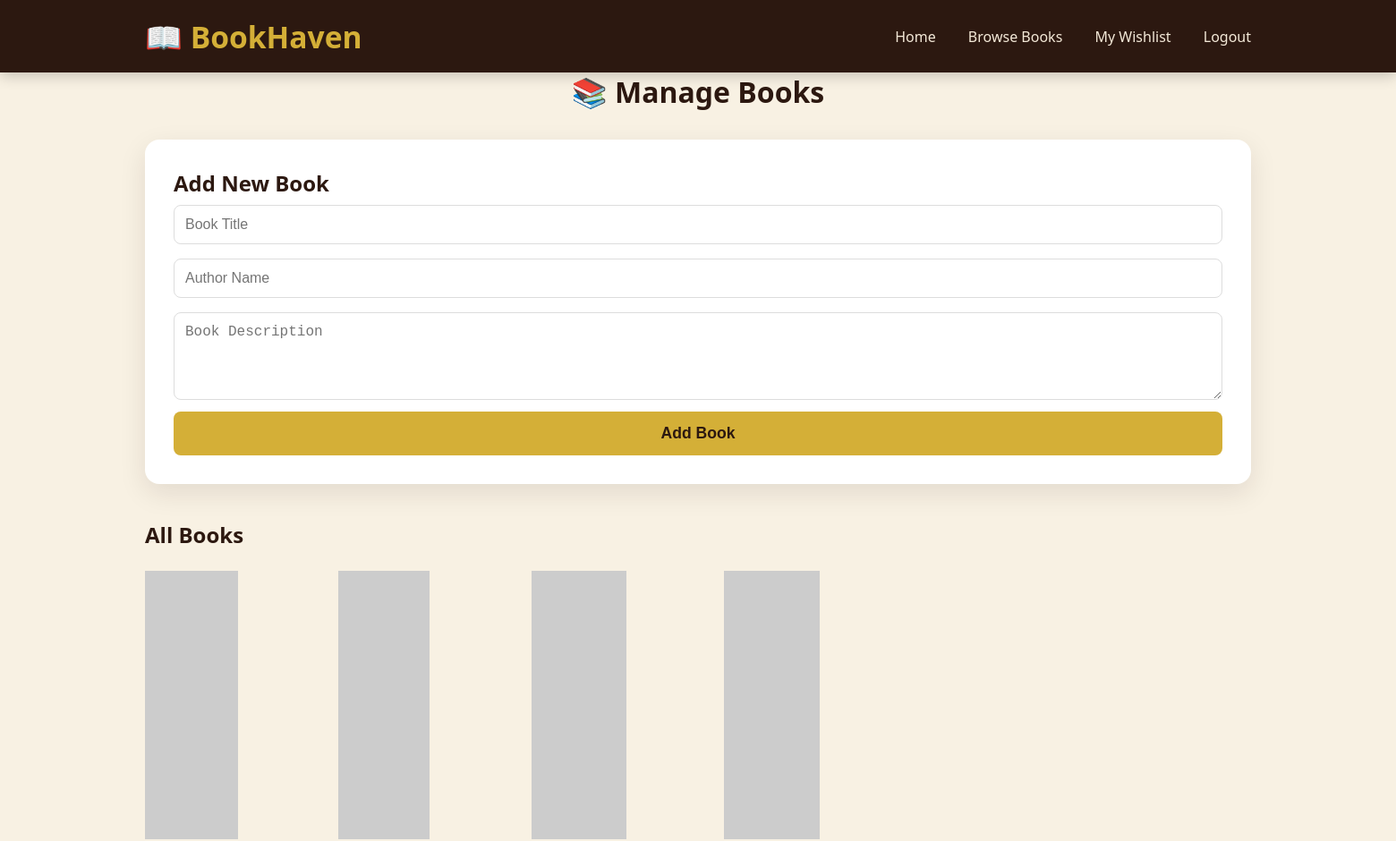
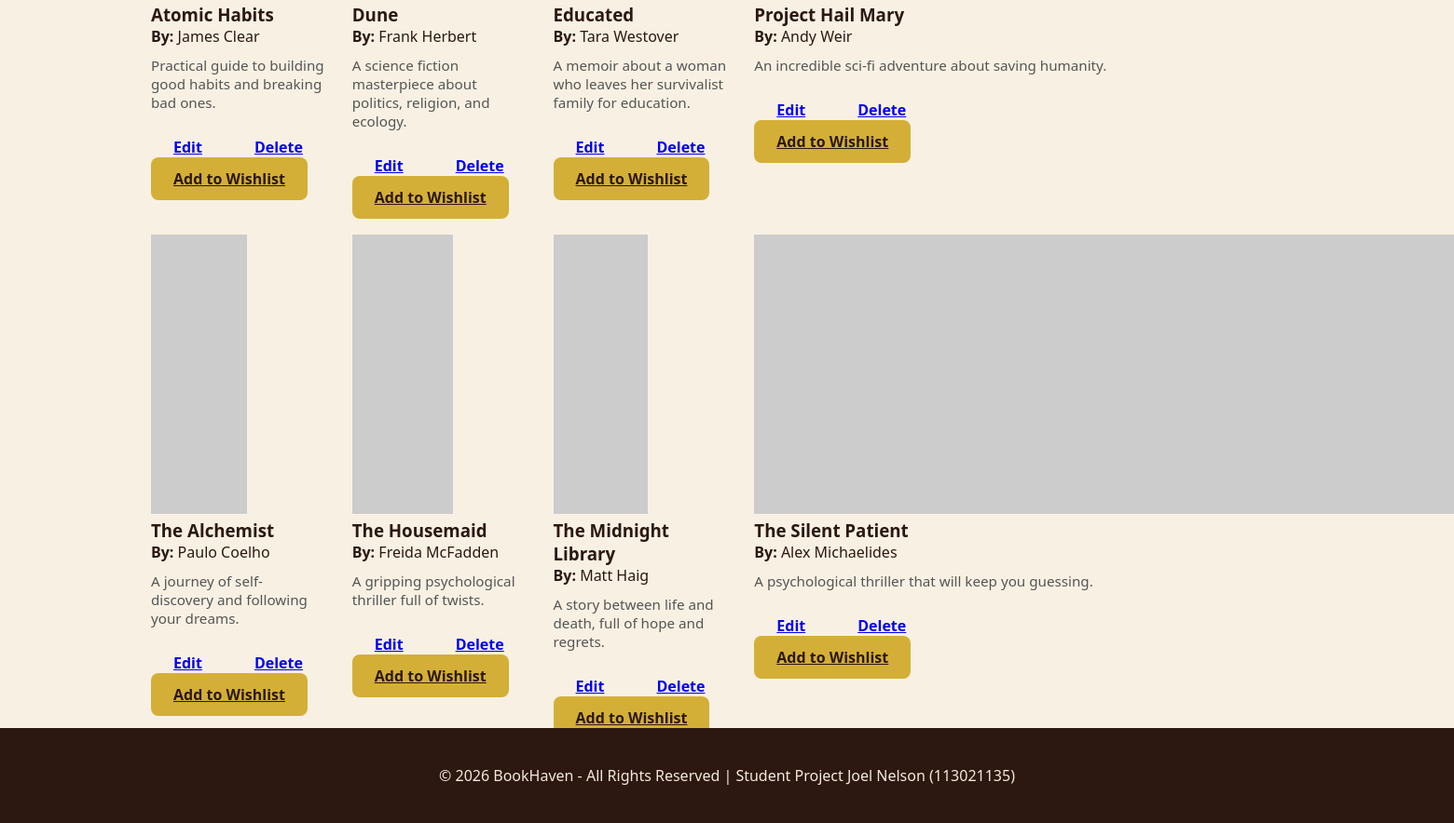
/113021135_Joel/books.php (signed in), run on the app's committed database (2 pictures, top to bottom).
### tables this page shows
CREATE TABLE IF NOT EXISTS books (
    id INT AUTO_INCREMENT PRIMARY KEY,
    title VARCHAR(200) NOT NULL,
    author VARCHAR(100) NOT NULL,
    description TEXT,
    created_at TIMESTAMP DEFAULT CURRENT_TIMESTAMP
);

### 113021135_Joel/books.php (the view, shortened to what this page needs)
<?php
require 'config.php';
$edit_book = null;
?>
<!DOCTYPE html>
<html lang="en">
<head>
    <link rel="stylesheet" href="assets/style.css">
</head>
<body>
    <nav class="navbar">
        <div class="nav-container">
            <div class="logo">📖 BookHaven</div>
            <div class="nav-links">
                <a href="index.php">Home</a>
                <a href="books.php">Browse Books</a>
                <a href="wishlist.php">My Wishlist</a>
                <a href="logout.php">Logout</a>
            </div>
        </div>
    </nav>
    <div class="container">
        <h1 style="text-align:center; margin-bottom:2rem; color:#2c1810;">📚 Manage Books</h1>
        <div class="card">
            <h2><?= $edit_book ? 'Edit Book' : 'Add New Book' ?></h2>
            <form method="POST">
                <input type="text" name="title" class="form-control"
                       placeholder="Book Title"
                       value="<?= htmlspecialchars($edit_book['title'] ?? '') ?>" required>
                <input type="text" name="author" class="form-control"
                       placeholder="Author Name"
                       value="<?= htmlspecialchars($edit_book['author'] ?? '') ?>" required>
                <textarea name="description" class="form-control" rows="4"
                          placeholder="Book Description"><?= htmlspecialchars($edit_book['description'] ?? '') ?></textarea>
                <button type="submit" name="<?= $edit_book ? 'update_book' : 'add_book' ?>"
                        class="btn btn-primary" style="width:100%; padding:14px; font-size:1.1rem;">
                    <?= $edit_book ? 'Update Book' : 'Add Book' ?>
                </button>
            </form>
        </div>
        <h2 style="margin: 2.5rem 0 1.5rem;">All Books</h2>
        <div class="book-grid">
            <?php
            $stmt = $pdo->query("SELECT * FROM books ORDER BY title ASC");
            while($book = $stmt->fetch()) {
                $img_id = ($book['id'] == 5) ? 1015 : (100 + $book['id']);
                echo "
                <div class='book-card'>
                    <img src='https://picsum.photos/id/{$img_id}/300/240' alt='{$book['title']}'>
                    <div class='book-info'>
                        <h3>{$book['title']}</h3>
                        <p><strong>By:</strong> {$book['author']}</p>
                        <p style='margin:10px 0 15px; font-size:0.95rem; color:#555; flex:1;'>{$book['description']}</p>
                        <div class='action-buttons'>
                            <a href='books.php?edit={$book['id']}' class='btn btn-edit'>Edit</a>
                            <a href='books.php?delete={$book['id']}'
                               onclick=\"return confirm('Delete this book permanently?')\"
                               class='btn btn-delete'>Delete</a>
                        </div>
                        <a href='books.php?add=1&book_id={$book['id']}' class='btn btn-primary'>Add to Wishlist</a>
                    </div>
                </div>";
            }
            ?>
        </div>
    </div>
    <footer>
        &copy; <?= date("Y") ?> BookHaven - All Rights Reserved | Student Project Joel Nelson (113021135)
    </footer>
</body>
</html>

### 113021135_Joel/assets/style.css (style rules this page uses)
* { margin: 0; padding: 0; box-sizing: border-box; }
body { font-family: 'Segoe UI', Tahoma, Geneva, Verdana, sans-serif; background: #f8f1e3; color: #2c1810; min-height: 100vh; display: flex; flex-direction: column; }
.navbar { background: #2c1810; padding: 1.1rem 0; position: sticky; top: 0; z-index: 1000; box-shadow: 0 4px 15px rgba(0,0,0,0.2); }
.nav-container { max-width: 1300px; margin: 0 auto; display: flex; justify-content: space-between; align-items: center; padding: 0 2rem; color: #f4e9d8; }
.logo { font-size: 2.1rem; font-weight: bold; color: #d4af37; }
.nav-links a { color: #f4e9d8; text-decoration: none; margin-left: 2rem; font-weight: 500; }
.card { background: white; border-radius: 16px; padding: 2rem; box-shadow: 0 10px 30px rgba(44,24,16,0.1); transition: 0.4s; }
.container { max-width: 1300px; margin: 0 auto; padding: 0 2rem; flex: 1; }
.book-grid { display: grid; grid-template-columns: repeat(auto-fit, minmax(280px, 1fr)); gap: 1.8rem; }
@media (min-width: 1200px) { .book-grid { grid-template-columns: repeat(4, 1fr); } }
.btn { padding: 12px 24px; border: none; border-radius: 8px; font-weight: 600; cursor: pointer; transition: 0.3s; }
.btn-primary { background: #d4af37; color: #2c1810; }
footer { background: #2c1810; color: #f4e9d8; text-align: center; padding: 2.5rem; margin-top: auto; }

### 113021135_Joel/books.php (style rules this page uses)
.form-control { width: 100%; padding: 12px; margin: 8px 0; border: 1px solid #ddd; border-radius: 8px; font-size: 1rem; }
.action-buttons { display: flex; gap: 8px; margin-top: 12px; }

### data on the page
books: title "Atomic Habits", author "James Clear", description "Practical guide to building good habits and breaking bad ones."
books: title "Dune", author "Frank Herbert", description "A science fiction masterpiece about politics, religion, and ecology."
books: title "Educated", author "Tara Westover", description "A memoir about a woman who leaves her survivalist family for education."
books: title "Project Hail Mary", author "Andy Weir", description "An incredible sci-fi adventure about saving humanity."
books: title "The Alchemist", author "Paulo Coelho", description "A journey of self-discovery and following your dreams."
books: title "The Housemaid", author "Freida McFadden", description "A gripping psychological thriller full of twists."
books: title "The Midnight Library", author "Matt Haig", description "A story between life and death, full of hope and regrets."
books: title "The Silent Patient", author "Alex Michaelides", description "A psychological thriller that will keep you guessing."
